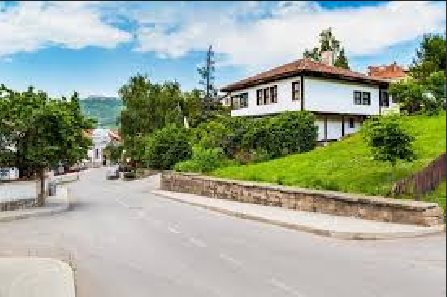
#> input picture Task 1 - Image to Pencil Sketch/input_img.png, 447 x 297 px
$ jupyter execute photo_sketching.ipynb   (shell and % lines are left out)
#> lines starting #> are read from the running program, lines starting #| are printed output that depends on the picture
# Author: Keval Shah

## Task 1: Image to Pencil Sketch with Python

[cell 1]
#Import libraries
import numpy as np
import cv2
import matplotlib.pyplot as plt

[cell 2]
def show_image(img):
    cv2.imshow('Image' , img)
    cv2.waitKey(0)
    cv2.destroyAllWindows()

[cell 3]
#Load Image
img = cv2.imread(r'input_img.png')
#> img is the input picture: shape (297, 447, 3); mean B, G, R 150, 167.3, 158.7
show_image(img)

[cell 4]
#Display Image
plt.figure(num = 1, figsize=(8,8))
plt.imshow(cv2.cvtColor(img, cv2.COLOR_BGR2RGB))
plt.title('Original Image', fontsize=26)
plt.gca().axes.get_yaxis().set_visible(False)
plt.gca().axes.get_xaxis().set_visible(False)
plt.show()

[cell 5]
def dodgeV2(image, mask):
    return cv2.divide(image, 255-mask, scale=256)

[cell 6]
def blend(front,back):
    result=front*255/(255-back)
    result[result>255]=255
    result[back==255]=255
    return result

[cell 7]
def render(img_rgb):
    img_gray = cv2.cvtColor(img_rgb, cv2.COLOR_BGR2GRAY)
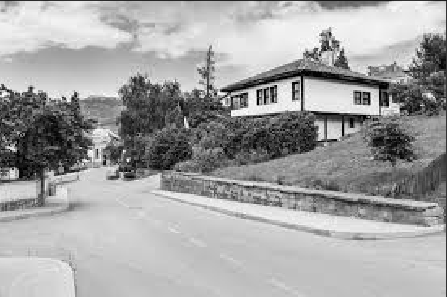
#> img_gray: shape (297, 447); min 0, max 254, mean 162.8

    #Applying gaussian blur to grayscale image
    img_blur = cv2.GaussianBlur(img_gray, (21,21), 0, 0)
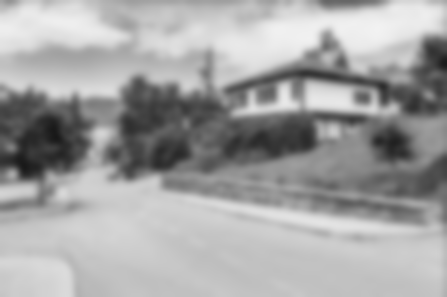
#> img_blur: shape (297, 447); min 24, max 242, mean 163.1

    #Invert the blur image
    inverted_img = 255 - img_blur
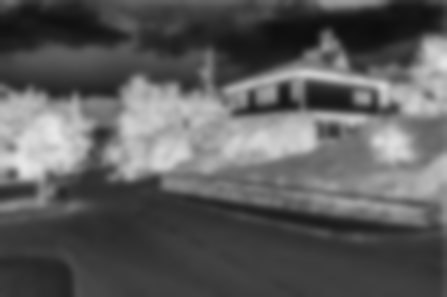
#> inverted_img: shape (297, 447); min 13, max 231, mean 91.9

    #Apply the dodgeV2 function
    img_blend = dodgeV2(img_gray,inverted_img)
#> in dodgeV2, `return cv2.divide(image, 255-mask, scale=256)`:
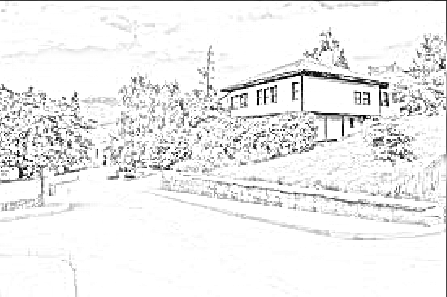
#> returned value: shape (297, 447); min 0, max 255, mean 237.7

    #Blend the image
    img_final = 1-blend(img_blend,img_gray)
#> in blend, `result=front*255/(255-back)`:
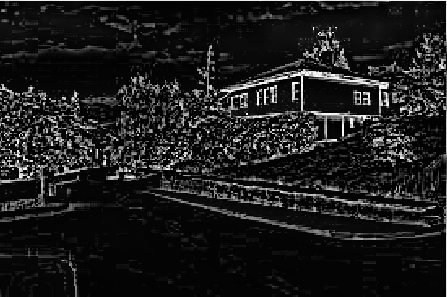
#> result: shape (297, 447) float64; min 0, max 1, mean 0.114; drawn with min black and max white
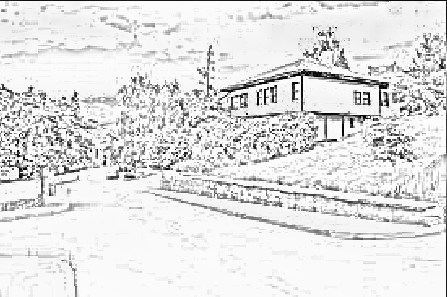
#> img_final: shape (297, 447) float64; min -0.00394, max 1, mean 0.886; drawn with min black and max white

    return img_final

[cell 8]
final_image = render(img)
show_image(final_image)

[cell 9]
#Display output
plt.figure(figsize=(8,8))
plt.imshow(final_image, cmap="gray")
plt.title('Sketching of Image', fontsize=26)
plt.gca().axes.get_yaxis().set_visible(False)
plt.gca().axes.get_xaxis().set_visible(False)
plt.show()

[cell 10]
cv2.imwrite('output_img.png', (final_image))
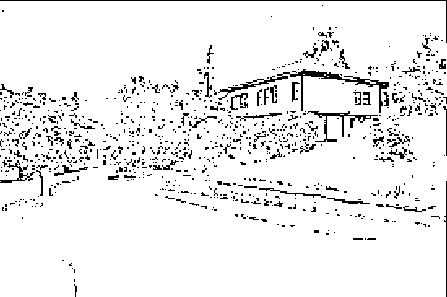
#> saved as output_img.png: shape (297, 447); values 0 (black) and 1 (white), 93.1% white; black in thin lines or dots
#> Out = True
